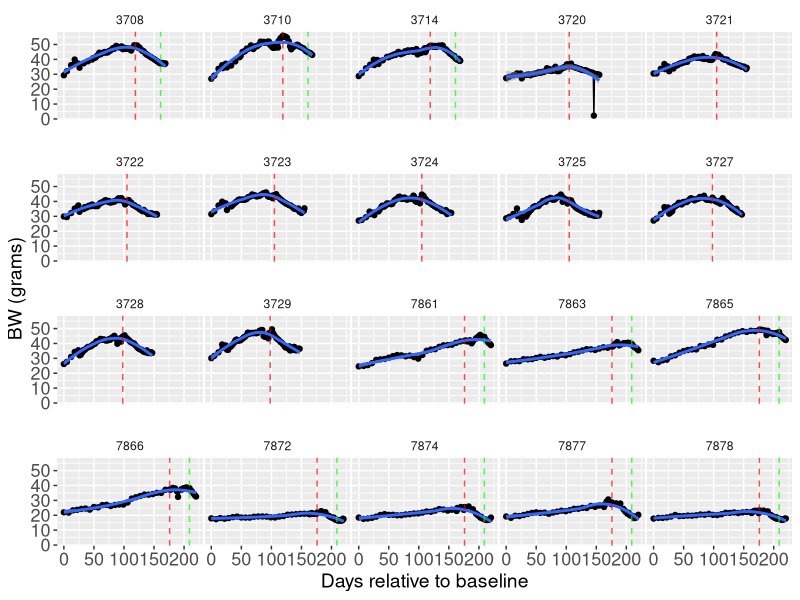

This figure's R source:
#changes body weight in c57 and NZO mice in baseline, peak obesity, bw loss, 
#BW maintenance and BW regain
#Figure 1 poster TOS CS

#Libraries####
library(dplyr) #to open a RDS and use pipe
library(tidyr) #to use cumsum
library(ggplot2)
library(readr)
library(tidyverse)
library(lme4)  # For mixed-effects models
library(ggpubr)  
library(lmerTest)
library(emmeans)

BW_data <- read_csv("../data/BW.csv") %>% 
  filter(COHORT > 1 & COHORT < 6) %>% # Just NZO AND C57
 # filter(SEX == "F") %>% # Just females from both strains
  filter(!ID %in% c(3712, 3715)) %>% # died during study
  filter(!ID %in% c(3706, 3707, 3709, 3711, 3713, 3717, 3716, 3719, 3718, 3726)) %>% # ad lib NZO
  filter(!ID %in% c(7860, 7862, 7864, 7867, 7868, 7869, 7870, 7871, 7873, 7875, 7876, 7879, 7880, 7881,
                    7882, 7883)) %>% # ad lib C57
  #filter(!ID %in% c(3723, 3724, 3725)) %>% # CAGE 5 ISSUES NZO AND 3724 CAGE 6 ISSUES 
  #filter(!(ID %in% c(7866, 7874, 7877, 7879, 7864, 7881))) %>%  #cage 5 in at least one SABLE stage
  #filter(!(ID %in% c(7865, 7875, 7882 ))) %>%  #cage 6 issues in SABLE stage BW Mainten or regain
  group_by(ID) %>% 
  arrange(DATE) %>% 
  mutate(
    bw_rel = 100 * (BW - first(BW)) / first(BW),
    body_lag = (lag(BW) - BW),
    day_rel = DATE - first(DATE)) %>% 
mutate(
    STATUS = case_when(
      day_rel == 0 ~ "baseline", 
      STRAIN == "NZO/HlLtJ" & DATE == as.Date("2025-02-21") ~ "peak obesity",
      STRAIN == "C57BL6/J" & DATE == as.Date("2025-02-26") ~ "peak obesity",
      STRAIN == "C57BL6/J" & day_rel == 209 ~ "BW loss",
      STRAIN == "NZO/HlLtJ" & day_rel == 161 ~ "BW loss",
      STRAIN == "C57BL6/J" & day_rel == 300 ~ "BW maintenance", 
      STRAIN == "NZO/HlLtJ" & day_rel == 196 ~ "BW maintenance",
      STRAIN == "C57BL6/J" & COMMENTS == "DAY_4_SABLE_AND_SAC" ~ "BW regain",
      STRAIN == "NZO/HlLtJ" & COMMENTS == "DAY_4_SABLE_AND_SAC" ~ "BW regain",
      TRUE ~ NA_character_
    ) ) 

n_distinct(BW_data$ID) #9 NZO in total and 4 C57 in total

highlight_data <- BW_data %>%
  filter(STATUS == "peak obesity")

highlight_data_2 <- BW_data %>%
  filter(STATUS == "BW loss")

highlight_data_3 <- BW_data %>%
  filter(STATUS == "BW maintenance")

highlight_data_4 <- BW_data %>%
  filter(STATUS == "BW regain")

#format plot

scaleFill <- scale_fill_manual(values = c("#C03830FF", "#317EC2FF"))


format.plot <- theme(
  strip.background = element_blank(),
  panel.spacing.x = unit(0.1, "lines"),          
  panel.spacing.y = unit(1.5, "lines"),  
  axis.text = element_text(family = "Helvetica", size = 13),
  axis.title = element_text(family = "Helvetica", size = 14))


plot <- BW_data %>%
  ggplot(aes(day_rel, BW, group = ID)) +
  geom_point() +
  geom_line() +
  facet_wrap(~ID) +
  geom_smooth()+
  #geom_text(aes(label = ID), vjust = -0.5, size = 2.5, alpha = 0.6) + # ID label
  labs(
    x = "Days relative to baseline",
    y = "BW (grams)") +
  geom_vline(data = highlight_data, 
             aes(xintercept = day_rel), 
             linetype = "dashed", color = "red", alpha = 0.7)+ #red means peak obesity
  geom_vline(data = highlight_data_2, 
             aes(xintercept = day_rel), 
             linetype = "dashed", color = "green", alpha = 0.7)+ # green means end of BW loss
  geom_vline(data = highlight_data_3, 
             aes(xintercept = day_rel), 
             linetype = "dashed", color = "blue", alpha = 0.7)+ #blue means end of BW maintenance
  geom_vline(data = highlight_data_4, 
             aes(xintercept = day_rel), 
             linetype = "dashed", color = "orange", alpha = 0.7)+ #orange means end of BW regain
  format.plot

plot

# get the day of peak obesity for each mouse
peak_days <- BW_data %>%
  filter(STATUS == "peak obesity") %>%
  select(ID, peak_day = day_rel)

# join back to original data and keep baseline → peak obesity
mdl_data_bw <- BW_data %>%
  left_join(peak_days, by = "ID") %>%
  filter(day_rel >= 0 & day_rel <= peak_day)   # keep only baseline → peak obesity

mdl_data_bw %>%
  group_by(ID) %>%
  summarise(min_day = min(day_rel), max_day = max(day_rel), .groups = "drop")

mdl_data_bw <- mdl_data_bw %>% 
  group_by(ID) %>% 
  mutate(BW_rel=((BW - min(BW))/min(BW)*100)) %>% 
  mutate(
    ID = as.factor(ID),
    time = as.numeric(DATE - min(DATE))
  ) %>% 
  mutate(
    time = scale(time) # this is for model convergence
  ) %>% 
  select(
    ID, BW, time, BW_rel, DATE
  ) %>% 
  ungroup() %>% 
  pivot_longer(cols="BW") %>% 
  select(
    ID, time, name, value
  ) 

# here I build the statistical model with time as random slope
# and control for time and ID (not all animals start the same day with LFD for NZO and HFD for C57)
lmer_bw <- lmerTest::lmer(
  data = mdl_data_bw,
  value ~ time + (1+time|ID)
)
summary(lmer_bw)
view(coef(lmer_bw))

coef_bw_peakobesity <- coef(lmer_bw)$ID %>% 
  rownames_to_column() %>% 
  as_tibble() %>% 
  rename(ID=rowname,starting_bw= `(Intercept)`)

write_csv(coef_bw_peakobesity, "coef_bw_peakobesity.csv")  # Save the dataframe as an csv file
